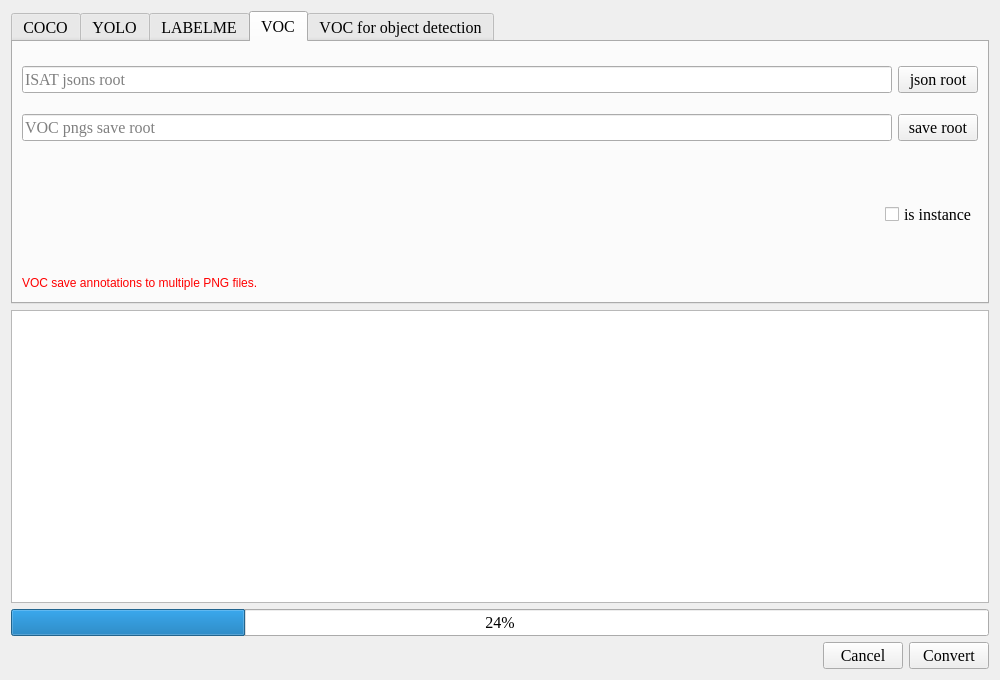
<?xml version="1.0" encoding="UTF-8"?>
<ui version="4.0">
 <class>Dialog</class>
 <widget class="QDialog" name="Dialog">
  <property name="geometry">
   <rect>
    <x>0</x>
    <y>0</y>
    <width>1000</width>
    <height>680</height>
   </rect>
  </property>
  <property name="font">
   <font>
    <family>Times New Roman</family>
    <pointsize>12</pointsize>
   </font>
  </property>
  <property name="windowTitle">
   <string>Dialog</string>
  </property>
  <layout class="QVBoxLayout" name="verticalLayout_13">
   <item>
    <widget class="QTabWidget" name="tabWidget">
     <property name="currentIndex">
      <number>3</number>
     </property>
     <widget class="QWidget" name="tab_COCO">
      <attribute name="title">
       <string>COCO</string>
      </attribute>
      <layout class="QVBoxLayout" name="verticalLayout_4">
       <property name="leftMargin">
        <number>0</number>
       </property>
       <property name="topMargin">
        <number>0</number>
       </property>
       <property name="rightMargin">
        <number>0</number>
       </property>
       <property name="bottomMargin">
        <number>0</number>
       </property>
       <item>
        <widget class="QWidget" name="widget" native="true">
         <layout class="QVBoxLayout" name="verticalLayout">
          <item>
           <widget class="QToolBox" name="toolBox_coco">
            <property name="frameShape">
             <enum>QFrame::NoFrame</enum>
            </property>
            <property name="frameShadow">
             <enum>QFrame::Plain</enum>
            </property>
            <property name="currentIndex">
             <number>1</number>
            </property>
            <widget class="QWidget" name="toolbox_item_coco2isat">
             <property name="geometry">
              <rect>
               <x>0</x>
               <y>0</y>
               <width>960</width>
               <height>153</height>
              </rect>
             </property>
             <attribute name="label">
              <string>COCO to ISAT</string>
             </attribute>
             <layout class="QVBoxLayout" name="verticalLayout_2">
              <property name="leftMargin">
               <number>9</number>
              </property>
              <property name="topMargin">
               <number>9</number>
              </property>
              <property name="rightMargin">
               <number>9</number>
              </property>
              <property name="bottomMargin">
               <number>9</number>
              </property>
              <item>
               <widget class="QWidget" name="widget_3" native="true">
                <layout class="QVBoxLayout" name="verticalLayout_7">
                 <property name="leftMargin">
                  <number>0</number>
                 </property>
                 <property name="topMargin">
                  <number>0</number>
                 </property>
                 <property name="rightMargin">
                  <number>0</number>
                 </property>
                 <property name="bottomMargin">
                  <number>0</number>
                 </property>
                 <item>
                  <widget class="QWidget" name="widget_7" native="true">
                   <layout class="QGridLayout" name="gridLayout">
                    <property name="leftMargin">
                     <number>0</number>
                    </property>
                    <property name="topMargin">
                     <number>0</number>
                    </property>
                    <property name="rightMargin">
                     <number>0</number>
                    </property>
                    <property name="bottomMargin">
                     <number>0</number>
                    </property>
                    <item row="0" column="1">
                     <widget class="QPushButton" name="pushButton_coco2isat_coco_json_path">
                      <property name="text">
                       <string>json path</string>
                      </property>
                     </widget>
                    </item>
                    <item row="1" column="0">
                     <widget class="QLineEdit" name="lineEdit_coco2isat_isat_json_root">
                      <property name="readOnly">
                       <bool>true</bool>
                      </property>
                      <property name="placeholderText">
                       <string>ISAT jsons save root</string>
                      </property>
                     </widget>
                    </item>
                    <item row="0" column="0">
                     <widget class="QLineEdit" name="lineEdit_coco2isat_coco_json_path">
                      <property name="readOnly">
                       <bool>true</bool>
                      </property>
                      <property name="placeholderText">
                       <string>COCO json path</string>
                      </property>
                     </widget>
                    </item>
                    <item row="1" column="1">
                     <widget class="QPushButton" name="pushButton_coco2isat_isat_json_root">
                      <property name="text">
                       <string>save root</string>
                      </property>
                     </widget>
                    </item>
                   </layout>
                  </widget>
                 </item>
                 <item>
                  <widget class="QWidget" name="widget_8" native="true">
                   <layout class="QHBoxLayout" name="horizontalLayout_3">
                    <property name="leftMargin">
                     <number>0</number>
                    </property>
                    <property name="topMargin">
                     <number>0</number>
                    </property>
                    <property name="rightMargin">
                     <number>0</number>
                    </property>
                    <property name="bottomMargin">
                     <number>0</number>
                    </property>
                    <item>
                     <spacer name="horizontalSpacer_3">
                      <property name="orientation">
                       <enum>Qt::Horizontal</enum>
                      </property>
                      <property name="sizeHint" stdset="0">
                       <size>
                        <width>445</width>
                        <height>20</height>
                       </size>
                      </property>
                     </spacer>
                    </item>
                    <item>
                     <widget class="QCheckBox" name="checkBox_coco2isat_keep_crowd">
                      <property name="text">
                       <string>keep crowd</string>
                      </property>
                     </widget>
                    </item>
                   </layout>
                  </widget>
                 </item>
                </layout>
               </widget>
              </item>
             </layout>
            </widget>
            <widget class="QWidget" name="toolbox_item_isat2coco">
             <property name="geometry">
              <rect>
               <x>0</x>
               <y>0</y>
               <width>960</width>
               <height>153</height>
              </rect>
             </property>
             <attribute name="label">
              <string>ISAT to COCO</string>
             </attribute>
             <layout class="QVBoxLayout" name="verticalLayout_5">
              <item>
               <widget class="QWidget" name="widget_4" native="true">
                <layout class="QVBoxLayout" name="verticalLayout_6">
                 <property name="leftMargin">
                  <number>0</number>
                 </property>
                 <property name="topMargin">
                  <number>0</number>
                 </property>
                 <property name="rightMargin">
                  <number>0</number>
                 </property>
                 <property name="bottomMargin">
                  <number>0</number>
                 </property>
                 <item>
                  <widget class="QWidget" name="widget_5" native="true">
                   <layout class="QGridLayout" name="gridLayout_2">
                    <property name="leftMargin">
                     <number>0</number>
                    </property>
                    <property name="topMargin">
                     <number>0</number>
                    </property>
                    <property name="rightMargin">
                     <number>0</number>
                    </property>
                    <property name="bottomMargin">
                     <number>0</number>
                    </property>
                    <item row="0" column="0">
                     <widget class="QLineEdit" name="lineEdit_isat2coco_isat_json_root">
                      <property name="readOnly">
                       <bool>true</bool>
                      </property>
                      <property name="placeholderText">
                       <string>ISAT jsons root</string>
                      </property>
                     </widget>
                    </item>
                    <item row="0" column="1">
                     <widget class="QPushButton" name="pushButton_isat2coco_isat_json_root">
                      <property name="text">
                       <string>json root</string>
                      </property>
                     </widget>
                    </item>
                    <item row="1" column="0">
                     <widget class="QLineEdit" name="lineEdit_isat2coco_coco_json_path">
                      <property name="readOnly">
                       <bool>true</bool>
                      </property>
                      <property name="placeholderText">
                       <string>COCO json save path</string>
                      </property>
                     </widget>
                    </item>
                    <item row="1" column="1">
                     <widget class="QPushButton" name="pushButton_isat2coco_coco_json_path">
                      <property name="text">
                       <string>save path</string>
                      </property>
                     </widget>
                    </item>
                   </layout>
                  </widget>
                 </item>
                 <item>
                  <widget class="QWidget" name="widget_6" native="true">
                   <layout class="QHBoxLayout" name="horizontalLayout_2">
                    <property name="leftMargin">
                     <number>0</number>
                    </property>
                    <property name="topMargin">
                     <number>0</number>
                    </property>
                    <property name="rightMargin">
                     <number>0</number>
                    </property>
                    <property name="bottomMargin">
                     <number>0</number>
                    </property>
                    <item>
                     <spacer name="horizontalSpacer_2">
                      <property name="orientation">
                       <enum>Qt::Horizontal</enum>
                      </property>
                      <property name="sizeHint" stdset="0">
                       <size>
                        <width>445</width>
                        <height>20</height>
                       </size>
                      </property>
                     </spacer>
                    </item>
                    <item>
                     <widget class="QCheckBox" name="checkBox_isat2coco_keep_crowd">
                      <property name="text">
                       <string>keep crowd</string>
                      </property>
                     </widget>
                    </item>
                   </layout>
                  </widget>
                 </item>
                </layout>
               </widget>
              </item>
             </layout>
            </widget>
           </widget>
          </item>
          <item>
           <widget class="QLabel" name="label_2">
            <property name="font">
             <font>
              <family>Times New Roman</family>
              <pointsize>12</pointsize>
             </font>
            </property>
            <property name="styleSheet">
             <string notr="true">color: rgb(255, 0, 0);</string>
            </property>
            <property name="text">
             <string>COCO save annotations to a single JSON file.</string>
            </property>
           </widget>
          </item>
         </layout>
        </widget>
       </item>
      </layout>
     </widget>
     <widget class="QWidget" name="tab_YOLO">
      <attribute name="title">
       <string>YOLO</string>
      </attribute>
      <layout class="QVBoxLayout" name="verticalLayout_8">
       <item>
        <widget class="QWidget" name="widget_9" native="true">
         <layout class="QVBoxLayout" name="verticalLayout_3">
          <property name="leftMargin">
           <number>0</number>
          </property>
          <property name="topMargin">
           <number>0</number>
          </property>
          <property name="rightMargin">
           <number>0</number>
          </property>
          <property name="bottomMargin">
           <number>0</number>
          </property>
          <item>
           <widget class="QToolBox" name="toolBox_yolo">
            <property name="frameShape">
             <enum>QFrame::NoFrame</enum>
            </property>
            <property name="frameShadow">
             <enum>QFrame::Plain</enum>
            </property>
            <property name="currentIndex">
             <number>1</number>
            </property>
            <widget class="QWidget" name="toolbox_item_yolo2isat">
             <property name="geometry">
              <rect>
               <x>0</x>
               <y>0</y>
               <width>935</width>
               <height>146</height>
              </rect>
             </property>
             <attribute name="label">
              <string>YOLO to ISAT</string>
             </attribute>
             <layout class="QVBoxLayout" name="verticalLayout_9">
              <property name="leftMargin">
               <number>9</number>
              </property>
              <property name="topMargin">
               <number>9</number>
              </property>
              <property name="rightMargin">
               <number>9</number>
              </property>
              <property name="bottomMargin">
               <number>9</number>
              </property>
              <item>
               <widget class="QWidget" name="widget_10" native="true">
                <layout class="QVBoxLayout" name="verticalLayout_10">
                 <property name="leftMargin">
                  <number>0</number>
                 </property>
                 <property name="topMargin">
                  <number>0</number>
                 </property>
                 <property name="rightMargin">
                  <number>0</number>
                 </property>
                 <property name="bottomMargin">
                  <number>0</number>
                 </property>
                 <item>
                  <widget class="QWidget" name="widget_11" native="true">
                   <layout class="QGridLayout" name="gridLayout_3">
                    <property name="leftMargin">
                     <number>0</number>
                    </property>
                    <property name="topMargin">
                     <number>0</number>
                    </property>
                    <property name="rightMargin">
                     <number>0</number>
                    </property>
                    <property name="bottomMargin">
                     <number>0</number>
                    </property>
                    <item row="3" column="0">
                     <widget class="QLineEdit" name="lineEdit_yolo2isat_isat_json_root">
                      <property name="readOnly">
                       <bool>true</bool>
                      </property>
                      <property name="placeholderText">
                       <string>ISAT jsons save root</string>
                      </property>
                     </widget>
                    </item>
                    <item row="3" column="2">
                     <widget class="QPushButton" name="pushButton_yolo2isat_isat_json_root">
                      <property name="text">
                       <string>save root</string>
                      </property>
                     </widget>
                    </item>
                    <item row="1" column="0">
                     <widget class="QLineEdit" name="lineEdit_yolo2isat_yolo_txt_root">
                      <property name="readOnly">
                       <bool>true</bool>
                      </property>
                      <property name="placeholderText">
                       <string>YOLO txts root</string>
                      </property>
                     </widget>
                    </item>
                    <item row="1" column="2">
                     <widget class="QPushButton" name="pushButton_yolo2isat_yolo_txt_root">
                      <property name="text">
                       <string>txt root</string>
                      </property>
                     </widget>
                    </item>
                    <item row="0" column="0">
                     <widget class="QLineEdit" name="lineEdit_yolo2isat_yolo_image_root">
                      <property name="readOnly">
                       <bool>true</bool>
                      </property>
                      <property name="placeholderText">
                       <string>YOLO images root</string>
                      </property>
                     </widget>
                    </item>
                    <item row="0" column="2">
                     <widget class="QPushButton" name="pushButton_yolo2isat_yolo_image_root">
                      <property name="text">
                       <string>image root</string>
                      </property>
                     </widget>
                    </item>
                    <item row="2" column="0">
                     <widget class="QLineEdit" name="lineEdit_yolo2isat_yolo_cate_path">
                      <property name="text">
                       <string/>
                      </property>
                      <property name="readOnly">
                       <bool>true</bool>
                      </property>
                      <property name="placeholderText">
                       <string>YOLO category file path.(Txt file with one line for one category.)  </string>
                      </property>
                     </widget>
                    </item>
                    <item row="2" column="2">
                     <widget class="QPushButton" name="pushButton_yolo2isat_yolo_cate_path">
                      <property name="text">
                       <string>category file</string>
                      </property>
                     </widget>
                    </item>
                    <item row="0" column="1">
                     <widget class="QLabel" name="label">
                      <property name="toolTip">
                       <string/>
                      </property>
                      <property name="statusTip">
                       <string/>
                      </property>
                      <property name="whatsThis">
                       <string/>
                      </property>
                      <property name="styleSheet">
                       <string notr="true">color: rgb(255, 0, 0);</string>
                      </property>
                      <property name="text">
                       <string>*</string>
                      </property>
                      <property name="alignment">
                       <set>Qt::AlignLeading|Qt::AlignLeft|Qt::AlignTop</set>
                      </property>
                     </widget>
                    </item>
                    <item row="1" column="1">
                     <widget class="QLabel" name="label_7">
                      <property name="styleSheet">
                       <string notr="true">color: rgb(255, 0, 0);</string>
                      </property>
                      <property name="text">
                       <string>*</string>
                      </property>
                      <property name="alignment">
                       <set>Qt::AlignLeading|Qt::AlignLeft|Qt::AlignTop</set>
                      </property>
                     </widget>
                    </item>
                    <item row="2" column="1">
                     <widget class="QLabel" name="label_8">
                      <property name="text">
                       <string/>
                      </property>
                     </widget>
                    </item>
                    <item row="3" column="1">
                     <widget class="QLabel" name="label_9">
                      <property name="styleSheet">
                       <string notr="true">color: rgb(255, 0, 0);</string>
                      </property>
                      <property name="text">
                       <string>*</string>
                      </property>
                      <property name="alignment">
                       <set>Qt::AlignLeading|Qt::AlignLeft|Qt::AlignTop</set>
                      </property>
                     </widget>
                    </item>
                   </layout>
                  </widget>
                 </item>
                </layout>
               </widget>
              </item>
             </layout>
            </widget>
            <widget class="QWidget" name="toolbox_item_isat2yolo">
             <property name="geometry">
              <rect>
               <x>0</x>
               <y>0</y>
               <width>960</width>
               <height>153</height>
              </rect>
             </property>
             <attribute name="label">
              <string>ISAT to YOLO</string>
             </attribute>
             <layout class="QVBoxLayout" name="verticalLayout_11">
              <item>
               <widget class="QWidget" name="widget_13" native="true">
                <layout class="QVBoxLayout" name="verticalLayout_12">
                 <property name="leftMargin">
                  <number>0</number>
                 </property>
                 <property name="topMargin">
                  <number>0</number>
                 </property>
                 <property name="rightMargin">
                  <number>0</number>
                 </property>
                 <property name="bottomMargin">
                  <number>0</number>
                 </property>
                 <item>
                  <widget class="QWidget" name="widget_14" native="true">
                   <layout class="QGridLayout" name="gridLayout_4">
                    <property name="leftMargin">
                     <number>0</number>
                    </property>
                    <property name="topMargin">
                     <number>0</number>
                    </property>
                    <property name="rightMargin">
                     <number>0</number>
                    </property>
                    <property name="bottomMargin">
                     <number>0</number>
                    </property>
                    <item row="1" column="1">
                     <widget class="QPushButton" name="pushButton_isat2yolo_yolo_txt_root">
                      <property name="text">
                       <string>save root</string>
                      </property>
                     </widget>
                    </item>
                    <item row="1" column="0">
                     <widget class="QLineEdit" name="lineEdit_isat2yolo_yolo_txt_root">
                      <property name="readOnly">
                       <bool>true</bool>
                      </property>
                      <property name="placeholderText">
                       <string>YOLO txts save root</string>
                      </property>
                     </widget>
                    </item>
                    <item row="0" column="0">
                     <widget class="QLineEdit" name="lineEdit_isat2yolo_isat_json_root">
                      <property name="readOnly">
                       <bool>true</bool>
                      </property>
                      <property name="placeholderText">
                       <string>ISAT jsons root</string>
                      </property>
                     </widget>
                    </item>
                    <item row="0" column="1">
                     <widget class="QPushButton" name="pushButton_isat2yolo_isat_json_root">
                      <property name="text">
                       <string>json root</string>
                      </property>
                     </widget>
                    </item>
                   </layout>
                  </widget>
                 </item>
                </layout>
               </widget>
              </item>
             </layout>
            </widget>
           </widget>
          </item>
          <item>
           <widget class="QLabel" name="label_3">
            <property name="font">
             <font>
              <family>Times New Roman</family>
              <pointsize>12</pointsize>
             </font>
            </property>
            <property name="styleSheet">
             <string notr="true">color: rgb(255, 0, 0);</string>
            </property>
            <property name="text">
             <string>YOLO save annotations to multiple TXT files.</string>
            </property>
           </widget>
          </item>
         </layout>
        </widget>
       </item>
      </layout>
     </widget>
     <widget class="QWidget" name="tab_LABELME">
      <attribute name="title">
       <string>LABELME</string>
      </attribute>
      <layout class="QVBoxLayout" name="verticalLayout_20">
       <item>
        <widget class="QWidget" name="widget_16" native="true">
         <layout class="QVBoxLayout" name="verticalLayout_15">
          <property name="leftMargin">
           <number>0</number>
          </property>
          <property name="topMargin">
           <number>0</number>
          </property>
          <property name="rightMargin">
           <number>0</number>
          </property>
          <property name="bottomMargin">
           <number>0</number>
          </property>
          <item>
           <widget class="QToolBox" name="toolBox_labelme">
            <property name="frameShape">
             <enum>QFrame::NoFrame</enum>
            </property>
            <property name="frameShadow">
             <enum>QFrame::Plain</enum>
            </property>
            <property name="currentIndex">
             <number>0</number>
            </property>
            <widget class="QWidget" name="toolbox_item_labelme2isat">
             <property name="geometry">
              <rect>
               <x>0</x>
               <y>0</y>
               <width>960</width>
               <height>153</height>
              </rect>
             </property>
             <attribute name="label">
              <string>LABELME to ISAT</string>
             </attribute>
             <layout class="QVBoxLayout" name="verticalLayout_16">
              <property name="leftMargin">
               <number>9</number>
              </property>
              <property name="topMargin">
               <number>9</number>
              </property>
              <property name="rightMargin">
               <number>9</number>
              </property>
              <property name="bottomMargin">
               <number>9</number>
              </property>
              <item>
               <widget class="QWidget" name="widget_17" native="true">
                <layout class="QVBoxLayout" name="verticalLayout_17">
                 <property name="leftMargin">
                  <number>0</number>
                 </property>
                 <property name="topMargin">
                  <number>0</number>
                 </property>
                 <property name="rightMargin">
                  <number>0</number>
                 </property>
                 <property name="bottomMargin">
                  <number>0</number>
                 </property>
                 <item>
                  <widget class="QWidget" name="widget_18" native="true">
                   <layout class="QGridLayout" name="gridLayout_6">
                    <property name="leftMargin">
                     <number>0</number>
                    </property>
                    <property name="topMargin">
                     <number>0</number>
                    </property>
                    <property name="rightMargin">
                     <number>0</number>
                    </property>
                    <property name="bottomMargin">
                     <number>0</number>
                    </property>
                    <item row="0" column="1">
                     <widget class="QPushButton" name="pushButton_labelme2isat_labelme_json_root">
                      <property name="text">
                       <string>json root</string>
                      </property>
                     </widget>
                    </item>
                    <item row="1" column="0">
                     <widget class="QLineEdit" name="lineEdit_labelme2isat_isat_json_root">
                      <property name="readOnly">
                       <bool>true</bool>
                      </property>
                      <property name="placeholderText">
                       <string>ISAT jsons save root</string>
                      </property>
                     </widget>
                    </item>
                    <item row="0" column="0">
                     <widget class="QLineEdit" name="lineEdit_labelme2isat_labelme_json_root">
                      <property name="readOnly">
                       <bool>true</bool>
                      </property>
                      <property name="placeholderText">
                       <string>LABELME jsons root</string>
                      </property>
                     </widget>
                    </item>
                    <item row="1" column="1">
                     <widget class="QPushButton" name="pushButton_labelme2isat_isat_json_root">
                      <property name="text">
                       <string>save root</string>
                      </property>
                     </widget>
                    </item>
                   </layout>
                  </widget>
                 </item>
                </layout>
               </widget>
              </item>
             </layout>
            </widget>
            <widget class="QWidget" name="toolbox_item_isat2labelme">
             <property name="geometry">
              <rect>
               <x>0</x>
               <y>0</y>
               <width>935</width>
               <height>119</height>
              </rect>
             </property>
             <attribute name="label">
              <string>ISAT to LABELME</string>
             </attribute>
             <layout class="QVBoxLayout" name="verticalLayout_18">
              <item>
               <widget class="QWidget" name="widget_20" native="true">
                <layout class="QVBoxLayout" name="verticalLayout_19">
                 <property name="leftMargin">
                  <number>0</number>
                 </property>
                 <property name="topMargin">
                  <number>0</number>
                 </property>
                 <property name="rightMargin">
                  <number>0</number>
                 </property>
                 <property name="bottomMargin">
                  <number>0</number>
                 </property>
                 <item>
                  <widget class="QWidget" name="widget_21" native="true">
                   <layout class="QGridLayout" name="gridLayout_7">
                    <property name="leftMargin">
                     <number>0</number>
                    </property>
                    <property name="topMargin">
                     <number>0</number>
                    </property>
                    <property name="rightMargin">
                     <number>0</number>
                    </property>
                    <property name="bottomMargin">
                     <number>0</number>
                    </property>
                    <item row="0" column="0">
                     <widget class="QLineEdit" name="lineEdit_isat2labelme_isat_json_root">
                      <property name="readOnly">
                       <bool>true</bool>
                      </property>
                      <property name="placeholderText">
                       <string>ISAT jsons root</string>
                      </property>
                     </widget>
                    </item>
                    <item row="0" column="1">
                     <widget class="QPushButton" name="pushButton_isat2labelme_isat_json_root">
                      <property name="text">
                       <string>json root</string>
                      </property>
                     </widget>
                    </item>
                    <item row="1" column="0">
                     <widget class="QLineEdit" name="lineEdit_isat2labelme_labelme_json_root">
                      <property name="readOnly">
                       <bool>true</bool>
                      </property>
                      <property name="placeholderText">
                       <string>LABELME jsons save root</string>
                      </property>
                     </widget>
                    </item>
                    <item row="1" column="1">
                     <widget class="QPushButton" name="pushButton_isat2labelme_labelme_json_root">
                      <property name="text">
                       <string>save root</string>
                      </property>
                     </widget>
                    </item>
                   </layout>
                  </widget>
                 </item>
                </layout>
               </widget>
              </item>
             </layout>
            </widget>
           </widget>
          </item>
         </layout>
        </widget>
       </item>
       <item>
        <widget class="QLabel" name="label_4">
         <property name="styleSheet">
          <string notr="true">color: rgb(255, 0, 0);</string>
         </property>
         <property name="text">
          <string>LABELME save annotations to multiple JSON files. (When convert LABELME to ISAT for instance segmentation, labelme group id must&gt;0.)</string>
         </property>
        </widget>
       </item>
      </layout>
     </widget>
     <widget class="QWidget" name="tab_VOC">
      <attribute name="title">
       <string>VOC</string>
      </attribute>
      <layout class="QVBoxLayout" name="verticalLayout_14">
       <item>
        <widget class="QWidget" name="widget_12" native="true">
         <layout class="QGridLayout" name="gridLayout_5">
          <property name="leftMargin">
           <number>0</number>
          </property>
          <property name="topMargin">
           <number>0</number>
          </property>
          <property name="rightMargin">
           <number>0</number>
          </property>
          <property name="bottomMargin">
           <number>0</number>
          </property>
          <item row="1" column="1">
           <widget class="QPushButton" name="pushButton_isat2voc_voc_png_root">
            <property name="text">
             <string>save root</string>
            </property>
           </widget>
          </item>
          <item row="1" column="0">
           <widget class="QLineEdit" name="lineEdit_isat2voc_voc_png_root">
            <property name="readOnly">
             <bool>true</bool>
            </property>
            <property name="placeholderText">
             <string>VOC pngs save root</string>
            </property>
           </widget>
          </item>
          <item row="0" column="0">
           <widget class="QLineEdit" name="lineEdit_isat2voc_isat_json_root">
            <property name="readOnly">
             <bool>true</bool>
            </property>
            <property name="placeholderText">
             <string>ISAT jsons root</string>
            </property>
           </widget>
          </item>
          <item row="0" column="1">
           <widget class="QPushButton" name="pushButton_isat2voc_isat_json_root">
            <property name="text">
             <string>json root</string>
            </property>
           </widget>
          </item>
         </layout>
        </widget>
       </item>
       <item>
        <widget class="QWidget" name="widget_15" native="true">
         <property name="maximumSize">
          <size>
           <width>16777215</width>
           <height>16777215</height>
          </size>
         </property>
         <layout class="QHBoxLayout" name="horizontalLayout_4">
          <property name="leftMargin">
           <number>0</number>
          </property>
          <property name="topMargin">
           <number>0</number>
          </property>
          <property name="rightMargin">
           <number>0</number>
          </property>
          <property name="bottomMargin">
           <number>0</number>
          </property>
          <item>
           <spacer name="horizontalSpacer_4">
            <property name="orientation">
             <enum>Qt::Horizontal</enum>
            </property>
            <property name="sizeHint" stdset="0">
             <size>
              <width>708</width>
              <height>20</height>
             </size>
            </property>
           </spacer>
          </item>
          <item>
           <widget class="QCheckBox" name="checkBox_is_instance">
            <property name="text">
             <string>is instance</string>
            </property>
           </widget>
          </item>
         </layout>
        </widget>
       </item>
       <item>
        <widget class="QLabel" name="label_5">
         <property name="maximumSize">
          <size>
           <width>16777215</width>
           <height>20</height>
          </size>
         </property>
         <property name="styleSheet">
          <string notr="true">color: rgb(255, 0, 0);</string>
         </property>
         <property name="text">
          <string>VOC save annotations to multiple PNG files.</string>
         </property>
        </widget>
       </item>
      </layout>
     </widget>
     <widget class="QWidget" name="tab_VOC_DETECTION">
      <attribute name="title">
       <string>VOC for object detection</string>
      </attribute>
      <layout class="QVBoxLayout" name="verticalLayout_21">
       <item>
        <widget class="QWidget" name="widget_19" native="true">
         <layout class="QGridLayout" name="gridLayout_8">
          <property name="leftMargin">
           <number>0</number>
          </property>
          <property name="topMargin">
           <number>0</number>
          </property>
          <property name="rightMargin">
           <number>0</number>
          </property>
          <property name="bottomMargin">
           <number>0</number>
          </property>
          <item row="0" column="0">
           <widget class="QLineEdit" name="lineEdit_isat2vocod_isat_json_root">
            <property name="readOnly">
             <bool>true</bool>
            </property>
            <property name="placeholderText">
             <string>ISAT jsons root</string>
            </property>
           </widget>
          </item>
          <item row="0" column="1">
           <widget class="QPushButton" name="pushButton_isat2vocod_isat_json_root">
            <property name="text">
             <string>json root</string>
            </property>
           </widget>
          </item>
          <item row="1" column="0">
           <widget class="QLineEdit" name="lineEdit_isat2vocod_voc_xml_root">
            <property name="readOnly">
             <bool>true</bool>
            </property>
            <property name="placeholderText">
             <string>VOC xmls save root</string>
            </property>
           </widget>
          </item>
          <item row="1" column="1">
           <widget class="QPushButton" name="pushButton_isat2vocod_voc_xml_root">
            <property name="text">
             <string>save root</string>
            </property>
           </widget>
          </item>
         </layout>
        </widget>
       </item>
       <item>
        <widget class="QLabel" name="label_6">
         <property name="maximumSize">
          <size>
           <width>16777215</width>
           <height>20</height>
          </size>
         </property>
         <property name="styleSheet">
          <string notr="true">color: rgb(255, 0, 0);</string>
         </property>
         <property name="text">
          <string>VOC save annotations to multiple XML files for object detection.</string>
         </property>
        </widget>
       </item>
      </layout>
     </widget>
    </widget>
   </item>
   <item>
    <widget class="QTextBrowser" name="textBrowser">
     <property name="sizePolicy">
      <sizepolicy hsizetype="Expanding" vsizetype="Expanding">
       <horstretch>0</horstretch>
       <verstretch>0</verstretch>
      </sizepolicy>
     </property>
     <property name="font">
      <font>
       <family>宋体</family>
      </font>
     </property>
    </widget>
   </item>
   <item>
    <widget class="QProgressBar" name="progressBar">
     <property name="value">
      <number>24</number>
     </property>
    </widget>
   </item>
   <item>
    <widget class="QWidget" name="widget_2" native="true">
     <layout class="QHBoxLayout" name="horizontalLayout">
      <property name="leftMargin">
       <number>0</number>
      </property>
      <property name="topMargin">
       <number>0</number>
      </property>
      <property name="rightMargin">
       <number>0</number>
      </property>
      <property name="bottomMargin">
       <number>0</number>
      </property>
      <item>
       <spacer name="horizontalSpacer">
        <property name="orientation">
         <enum>Qt::Horizontal</enum>
        </property>
        <property name="sizeHint" stdset="0">
         <size>
          <width>308</width>
          <height>20</height>
         </size>
        </property>
       </spacer>
      </item>
      <item>
       <widget class="QPushButton" name="pushButton_cancel">
        <property name="text">
         <string>Cancel</string>
        </property>
       </widget>
      </item>
      <item>
       <widget class="QPushButton" name="pushButton_convert">
        <property name="text">
         <string>Convert</string>
        </property>
       </widget>
      </item>
     </layout>
    </widget>
   </item>
  </layout>
 </widget>
 <resources/>
 <connections/>
</ui>
